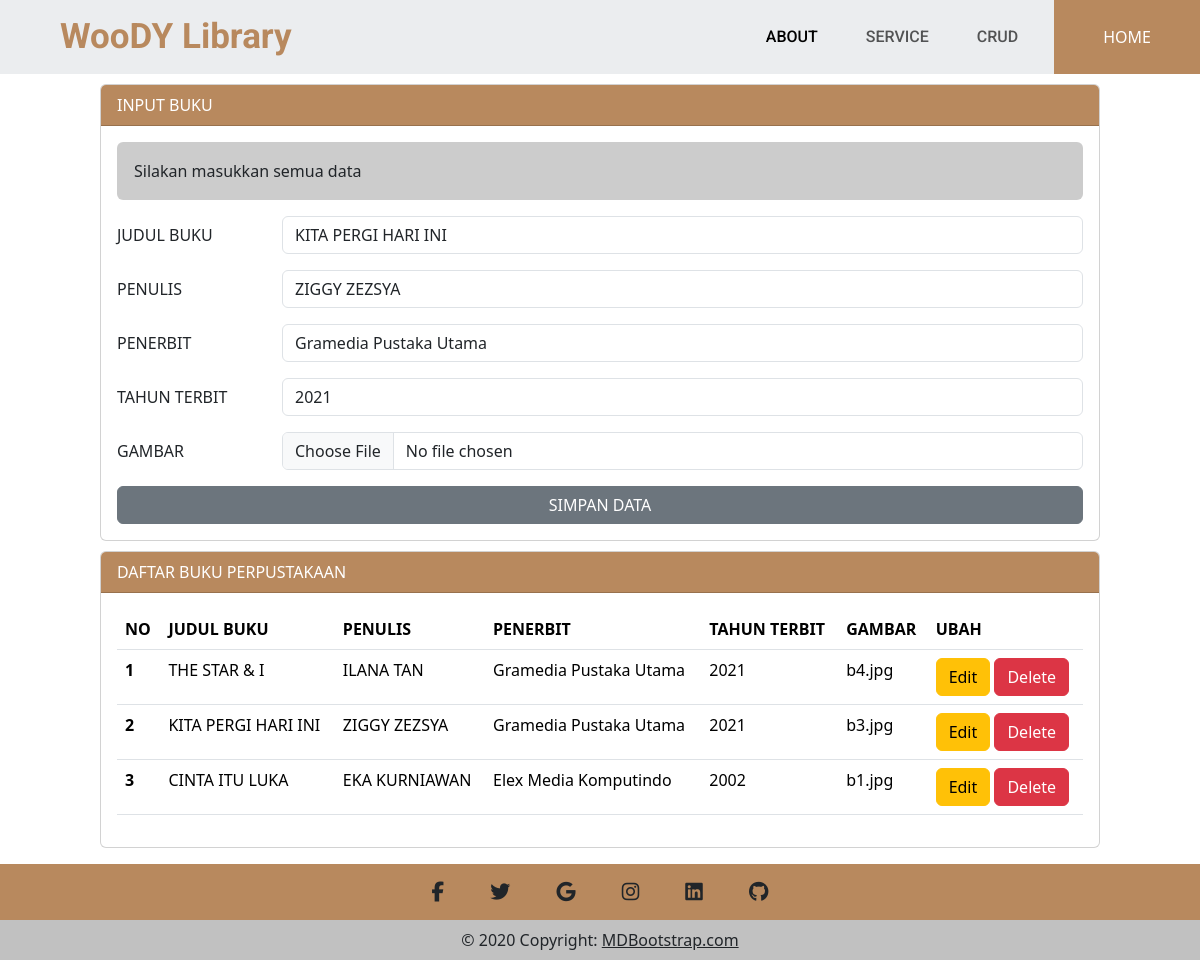
Screenshot of /index.php?op=edit&id=39 with the database file from the repository.
### index.php (the view, shortened to what this page needs)
<?php
include('koneksi.php');
$judulBuku = "";
$penulis = "";
$penerbit = "";
$tahunTerbit = "";
$error = "";
if (isset($_GET['op'])) {
    $op = $_GET['op'];
} else {
    $op = "";
}
if ($op == 'edit') {
    $id = $_GET['id'];
    $sql1 = "select * from `book-library` where id = '$id'";
    $q1 = mysqli_query($koneksi, $sql1);
    $r1 = mysqli_fetch_array($q1);
    $judulBuku = $r1['JUDUL BUKU'];
    $penulis = $r1['PENULIS'];
    $penerbit = $r1['PENERBIT'];
    $tahunTerbit = $r1['TAHUN TERBIT'];
}
if (isset($_POST['simpan'])) {
    $judulBuku = $_POST['judulBuku'];
    $penulis = $_POST['penulis'];
    $penerbit = $_POST['penerbit'];
    $tahunTerbit = $_POST['tahunTerbit'];
    $gambar = $_FILES['gambar']['name'];
    $source = $_FILES['gambar']['tmp_name'];
    move_uploaded_file($source, $gambar);
    if ($judulBuku && $penulis && $penerbit && $tahunTerbit && $gambar) {
        if ($op == 'edit') {
            $sql1 = "update `book-library` set `JUDUL BUKU` = '$judulBuku', `PENULIS` = '$penulis', `PENERBIT` = '$penerbit', `TAHUN TERBIT` = '$tahunTerbit', `GAMBAR` = `$gambar` where id = '$id'";
            $q1 = mysqli_query($koneksi, $sql1);
            if ($q1) {
                $sukses = "Data berhasil diupdate";
            } else {
                $error = "Data gagal diupdate";
            }
        } else {
            $sql1 = "INSERT INTO `book-library`(`JUDUL BUKU`, `PENULIS`, `PENERBIT`, `TAHUN TERBIT`, `GAMBAR`) values ('$judulBuku','$penulis','$penerbit','$tahunTerbit','$gambar')";
            $q1 = mysqli_query($koneksi, $sql1);
            if ($q1) {
                $sukses = "Berhasil memasukkan data baru";
            } else {
                $error = "Gagal memasukkan data";
            }
        }
    }
} else {
    $error = "Silakan masukkan semua data";
}
?>
<!DOCTYPE html>
<html lang="en">
<head>
    <link href="https://cdn.jsdelivr.net/npm/bootstrap@5.3.1/dist/css/bootstrap.min.css" rel="stylesheet"
>
</head>
<body>
    <nav class="hero navbar navbar-expand-lg p-0 stiky-top"  style="background-color: #EBEDEF;">
        <div class="container-fluid">
            <a class="navbar-brand ms-5"
                style="font-family: 'Roboto', sans-serif; font-size: 35px; font-weight: 700; color: #b8895e ;"
                href="#">WooDY Library</a>
            <div class="collapse navbar-collapse" id="navbarSupportedContent" style="font-size: 20
            px; font-family: 'Roboto', sans-serif; font-weight: 500;">
                <ul class="navbar-nav ms-auto mb-2 mb-lg-0">
                    <li class="nav-item mx-3">
                        <a class="nav-link active" aria-current="page" href="home.php #about">ABOUT</a>
                    </li>
                    <li class="nav-item mx-3">
                        <a class="nav-link" href="home.php #service">SERVICE</a>
                    </li>
                    <li class="nav-item mx-3">
                        <a class="nav-link" href="#">CRUD</a>
                    </li>
                </ul>
            </div>
        </div>
        <a href="home.php" class="btn text-white py-4 px-lg-5 d-lg-block rounded-0" style="background-color:#b8895e">HOME
        </a>
    </nav>
    <div class="mx-auto">
        <div class="card">
            <div class="card-header text-white" style="background-color: #b8895e">
                INPUT BUKU
            </div>
            <div class="card-body">
                <?php
                if ($error) {
                    ?>
                    <div class="alert" style="background-color: rgba(0, 0, 0, 0.2); role="alert">
                        <?php echo $error ?>
                    </div>
                    <?php
                }
                ?>
                <form action="" method="POST" enctype="multipart/form-data">
                    <div class="mb-3 row">
                        <label for="judulBuku" class="col-sm-2 col-form-label">JUDUL BUKU</label>
                        <div class="col-sm-10">
                            <input type="text" class="form-control" id="judulBuku" name="judulBuku"
                                value="<?php echo $judulBuku ?>">
                        </div>
                    </div>
                    <div class="mb-3 row">
                        <label for="penulis" class="col-sm-2 col-form-label">PENULIS</label>
                        <div class="col-sm-10">
                            <input type="text" class="form-control" id="penulis" name="penulis"
                                value="<?php echo $penulis ?>">
                        </div>
                    </div>
                    <div class="mb-3 row">
                        <label for="penerbit" class="col-sm-2 col-form-label">PENERBIT</label>
                        <div class="col-sm-10">
                            <input type="text" class="form-control" id="penerbit" name="penerbit"
                                value="<?php echo $penerbit ?>">
                        </div>
                    </div>
                    <div class="mb-3 row">
                        <label for="tahunTerbit" class="col-sm-2 col-form-label">TAHUN TERBIT</label>
                        <div class="col-sm-10">
                            <input type="text" class="form-control" id="tahunTerbit" name="tahunTerbit"
                                value="<?php echo $tahunTerbit ?>">
                        </div>
                    </div>
                    <div class="mb-3 row">
                        <label for="gambar" class="col-sm-2 col-form-label">GAMBAR</label>
                        <div class="col-sm-10">
                            <input type="file" class="form-control" id="gambar" name="gambar"
                                value="<?php echo $tahunTerbit ?>">
                        </div>
                    </div>
                    <div class="d-grid gap-2">
                        <button type="submit" class="btn btn-secondary" name="simpan">SIMPAN
                            DATA</button>
                    </div>
                </form>
            </div>
        </div>
        <div class="card mb-3">
            <div class="card-header text-white" style="background-color: #b8895e">
                DAFTAR BUKU PERPUSTAKAAN
            </div>
            <div class="card-body">
                <table class="table">
                    <thead>
                        <tr>
                            <th scope="col">NO</th>
                            <th scope="col">JUDUL BUKU</th>
                            <th scope="col">PENULIS</th>
                            <th scope="col">PENERBIT</th>
                            <th scope="col">TAHUN TERBIT</th>
                            <th scope="col">GAMBAR</th>
                            <th scope="col">UBAH</th>
                        </tr>
                    <tbody>
                        <?php
                        $sql2 = "Select * from `book-library` order by id desc";
                        $q2 = mysqli_query($koneksi, $sql2);
                        $urut = 1;
                        while ($r2 = mysqli_fetch_array($q2)) {
                            $id = $r2['id'];
                            $judulBuku = $r2['JUDUL BUKU'];
                            $penulis = $r2['PENULIS'];
                            $penerbit = $r2['PENERBIT'];
                            $tahunTerbit = $r2['TAHUN TERBIT'];
                            $gambar = $r2['GAMBAR'];
                            ?>
                            <tr>
                                <th scope="row">
                                    <?php echo $urut++ ?>
                                </th>
                                <td scope="row">
                                    <?php echo $judulBuku ?>
                                </td>
                                <td scope="row">
                                    <?php echo $penulis ?>
                                </td>
                                <td scope="row">
                                    <?php echo $penerbit ?>
                                </td>
                                <td scope="row">
                                    <?php echo $tahunTerbit ?>
                                </td>
                                <td scope="row">
                                    <?php echo $gambar ?>
                                </td>
                                <td scope="row">
                                    <a href="index.php?op=edit&id=<?php echo $id ?>"><button type="button"
                                            class="btn btn-warning">Edit</button></a>
                                    <a href="index.php?op=delete&id=<?php echo $id ?>"
                                        onclick="return confirm('Yakin mau delete data?')"><button type="button"
                                            class="btn btn-danger">Delete</button></a>
                                </td>
                            </tr>
                            <?php
                        }
                        ?>
                    </tbody>
                    </thead>
                </table>
            </div>
        </div>
    </div>
    <footer class="text-center text-white" style="background-color: #f1f1f1;">
        <div class="container-fluid p-0">
            <section class="p-0" style="background-color: #b8895e">
                <a class="btn btn-link btn-floating btn-lg text-dark m-1" href="#!" role="button"
                    data-mdb-ripple-color="dark"><i class="fa-brands fa-facebook-f"></i></a>
                <a class="btn btn-link btn-floating btn-lg text-dark m-1" href="#!" role="button"
                    data-mdb-ripple-color="dark"><i class="fab fa-twitter"></i></a>
                <a class="btn btn-link btn-floating btn-lg text-dark m-1" href="#!" role="button"
                    data-mdb-ripple-color="dark"><i class="fab fa-google"></i></a>
                <a class="btn btn-link btn-floating btn-lg text-dark m-1" href="#!" role="button"
                    data-mdb-ripple-color="dark"><i class="fab fa-instagram"></i></a>
                <a class="btn btn-link btn-floating btn-lg text-dark m-1" href="#!" role="button"
                    data-mdb-ripple-color="dark"><i class="fab fa-linkedin"></i></a>
                <a class="btn btn-link btn-floating btn-lg text-dark m-1" href="#!" role="button"
                    data-mdb-ripple-color="dark"><i class="fab fa-github"></i></a>
            </section>
        </div>
        <div class="text-center text-dark p-2" style="background-color: rgba(0, 0, 0, 0.2);">
            © 2020 Copyright:
            <a class="text-dark" href="https://mdbootstrap.com/">MDBootstrap.com</a>
        </div>
    </footer>
</body>
</html>

### index.php (style rules this page uses)
.mx-auto { width: 1000px; }
.card { margin-top: 10px; }

### rows the page displays
book-library: judulBuku "KITA PERGI HARI INI", penulis "ZIGGY ZEZSYA", penerbit "Gramedia Pustaka Utama", tahunTerbit "2021", JUDUL BUKU "KITA PERGI HARI INI", PENULIS "ZIGGY ZEZSYA", PENERBIT "Gramedia Pustaka Utama", TAHUN TERBIT "2021", GAMBAR "b3.jpg"
book-library: JUDUL BUKU "THE STAR & I", PENULIS "ILANA TAN", PENERBIT "Gramedia Pustaka Utama", TAHUN TERBIT "2021", GAMBAR "b4.jpg"
book-library: JUDUL BUKU "CINTA ITU LUKA", PENULIS "EKA KURNIAWAN", PENERBIT "Elex Media Komputindo", TAHUN TERBIT "2002", GAMBAR "b1.jpg"

### other values shown
$error "Silakan masukkan semua data"
